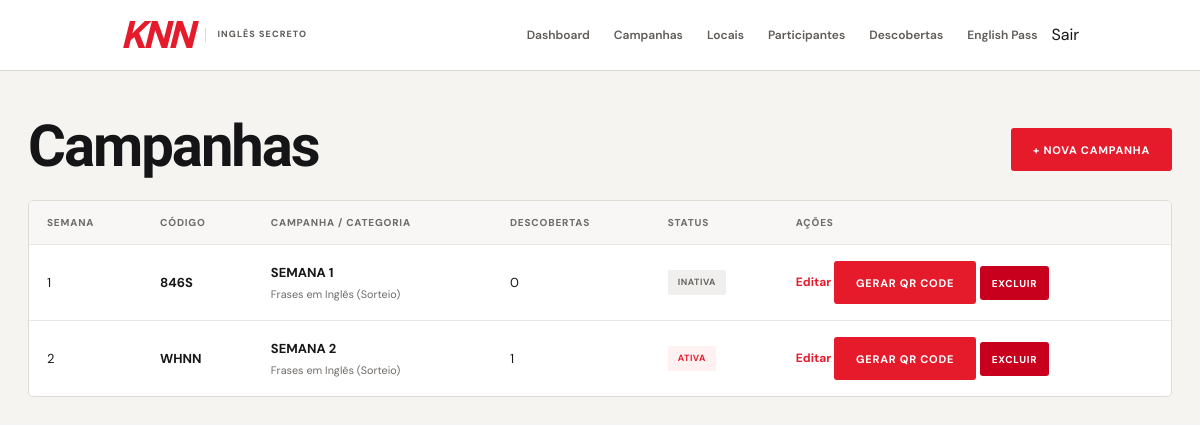
Screenshot of /admin/campanhas (signed in) with the database file from the repository.
### tables this page shows
CREATE TABLE campanhas (
            id INTEGER PRIMARY KEY AUTOINCREMENT,
            codigo TEXT NOT NULL UNIQUE,
            nome TEXT NOT NULL,
            semana INTEGER NOT NULL,
            frase TEXT NOT NULL,
            traducao TEXT NOT NULL,
            data_inicio TEXT,
            data_fim TEXT,
            ativa INTEGER NOT NULL DEFAULT 0,
            data_criacao TEXT NOT NULL DEFAULT CURRENT_TIMESTAMP
        , opcao_a TEXT, opcao_b TEXT, opcao_c TEXT, resposta_correta TEXT DEFAULT 'A');

### app.py (the view)
@app.route("/admin/campanhas")
@admin_required
def campanhas():
    connection = get_connection()
    lista = connection.execute(
        """
        SELECT
            campanhas.*,
            COUNT(descobertas.id) AS total_descobertas
        FROM campanhas
        LEFT JOIN descobertas
            ON descobertas.campanha_id = campanhas.id
        GROUP BY campanhas.id
        ORDER BY campanhas.semana
        """
    ).fetchall()
    connection.close()
    return render_template(
        "admin/campanhas.html",
        campanhas=lista
    )

### app.py (called while the page is built)
@app.before_request
def validar_tamanho_de_entrada():
    for field, value in request.form.items():
        limit = FIELD_MAX_LENGTHS.get(field, 2000)
        if len(value) > limit:
            return make_response("Um dos campos excede o tamanho permitido.", 413)

@app.before_request
def desativar_campanhas_expiradas():
    hoje = datetime.now().strftime("%Y-%m-%d")
    connection = get_connection()
    connection.execute(
        """
        UPDATE campanhas
        SET ativa = 0
        WHERE ativa = 1
          AND data_fim != ''
          AND data_fim IS NOT NULL
          AND data_fim < ?
        """,
        (hoje,)
    )
    connection.commit()
    connection.close()

def admin_required(function):
    @wraps(function)
    def decorated_function(*args, **kwargs):
        if not session.get("admin_logged"):
            return redirect(
                url_for("admin_login")
            )
        return function(*args, **kwargs)
    return decorated_function

### database.py (called while the page is built, shortened)
def get_connection():
    os.makedirs(os.path.dirname(os.path.abspath(DATABASE_PATH)), exist_ok=True)
    connection = sqlite3.connect(DATABASE_PATH)
    connection.row_factory = sqlite3.Row
    connection.execute("PRAGMA foreign_keys = ON")
    return connection

### templates/admin/campanhas.html (shortened to what this page needs)
{% extends "base.html" %}
{% block content %}
<div class="admin-header">
    <div>
        <h1>
            Campanhas
        </h1>
    </div>
    <a href="{{ url_for('nova_campanha') }}" class="btn btn-primary">
        + NOVA CAMPANHA
    </a>
</div>
<div class="table-container">
    <table>
        <thead>
            <tr>
                <th>
                    Semana
                </th>
                <th>
                    Código
                </th>
                <th>
                    Campanha / Categoria
                </th>
                <th>
                    Descobertas
                </th>
                <th>
                    Status
                </th>
                <th>
                    Ações
                </th>
            </tr>
        </thead>
        <tbody>
            {% for campanha in campanhas %}
            <tr>
                <td>
                    {{ campanha.semana }}
                </td>
                <td>
                    <strong>
                        {{ campanha.codigo }}
                    </strong>
                </td>
                <td>
                    <strong>
                        {{ campanha.nome or campanha.frase }}
                    </strong>
                    <small>
                        {% if campanha.categoria == 'jogos' %}Jogos Interativos{% else %}Frases em Inglês (Sorteio){% endif %}
                    </small>
                </td>
                <td>
                    {{ campanha.total_descobertas }}
                </td>
                <td>
                    {% if campanha.ativa %}
                    <span class="status active">
                        ATIVA
                    </span>
                    {% else %}
                    <span class="status">
                        INATIVA
                    </span>
                    {% endif %}
                </td>
                <td>
                    <a href="{{ url_for('editar_campanha', campanha_id=campanha.id) }}" class="table-link">
                        Editar
                    </a>
                    <a href="{{ url_for('gerenciar_qr', campanha_id=campanha.id) }}" class="btn btn-primary">
                        GERAR QR CODE
                    </a>
                    <form method="POST" action="{{ url_for('excluir_campanha', campanha_id=campanha.id) }}" style="display: inline-block;" onsubmit="return confirm('Tem certeza que deseja excluir esta campanha e todos os seus QR Codes?');">
                        <button type="submit" class="btn btn-danger" style="padding: 6px 12px; min-height: 34px; font-size: 10px;">EXCLUIR</button>
                    </form>
                </td>
            </tr>
            {% else %}
            <tr>
                <td colspan="6" class="empty-table">
                    Nenhuma campanha cadastrada.
                </td>
            </tr>
            {% endfor %}
        </tbody>
    </table>
</div>
{% endblock %}

### static/css/style.css (style rules this page uses)
:root { --knn-red: #ed1b2f; --knn-red-dark: #c9001d; --knn-red-deep: #a90018; --knn-red-light: #fff0f2; --black: #111111; --text: #171717; --text-soft: #5f5f5f; --muted: #858585; --white: #ffffff; --background: #f7f7f7; --surface: #ffffff; --border: #e7e7e7; --border-dark: #d5d5d5; --green: #159447; --green-light: #eaf8ef; --yellow: #f0a800; --yellow-light: #fff7df; --blue: var(--knn-red); --blue-dark: var(--knn-red-dark); --blue-light: var(--knn-red-light); --red: var(--knn-red); --red-dark: var(--knn-red-dark); --pink: #ff3150; --pink-light: #fff0f2; --max-width: 1180px; --radius-sm: 8px; --radius-md: 14px; --radius-lg: 20px; --shadow-sm: 0 2px 10px rgba(0, 0, 0, 0.06); --shadow-md: 0 8px 30px rgba(0, 0, 0, 0.08); }
* { box-sizing: border-box; margin: 0; padding: 0; }
html { scroll-behavior: smooth; }
body { min-height: 100vh; font-family: "DM Sans", Arial, sans-serif; font-size: 16px; line-height: 1.5; color: var(--text); background: var(--background); -webkit-font-smoothing: antialiased; }
a { color: inherit; text-decoration: none; }
button, input, select, textarea { font: inherit; }
button { cursor: pointer; }
.btn { display: inline-flex; align-items: center; justify-content: center; min-height: 48px; padding: 12px 22px; border: 0; border-radius: 999px; font-size: 15px; font-weight: 700; transition: transform 0.2s ease, box-shadow 0.2s ease, background 0.2s ease; }
.btn-primary { background: var(--knn-red); color: var(--white); box-shadow: 0 7px 18px rgba(237, 27, 47, 0.2); }
.btn-danger { background: var(--knn-red-dark); color: var(--white); }
.admin-header { display: flex; align-items: flex-end; justify-content: space-between; gap: 24px; margin-bottom: 32px; }
.admin-header h1 { font-size: clamp(32px, 5vw, 48px); line-height: 1; letter-spacing: -2px; font-weight: 800; }
.table-container { width: 100%; overflow-x: auto; }
table { width: 100%; border-collapse: collapse; text-align: left; }
table th { padding: 14px 18px; border-bottom: 1px solid var(--border); background: #fafafa; color: var(--text-soft); font-size: 12px; font-weight: 800; text-transform: uppercase; letter-spacing: 0.5px; white-space: nowrap; }
table td { padding: 16px 18px; border-bottom: 1px solid var(--border); color: var(--text); vertical-align: middle; }
table tr:last-child td { border-bottom: 0; }
table tbody tr { transition: background 0.15s ease; }
.status { display: inline-flex; align-items: center; justify-content: center; min-height: 28px; padding: 4px 10px; border-radius: 999px; font-size: 12px; font-weight: 700; }
.status.active, .status.success { background: var(--green-light); color: var(--green); }
.table-link { color: var(--knn-red); font-weight: 700; }

### static/css/public.css (style rules this page uses)
:root { --p-red: #e51b2b; --p-red-dark: #bb1020; --p-ink: #141416; --p-cream: #f7f5f1; --p-line: #dedbd5; --p-muted: #68666a; }

### static/css/admin.css (style rules this page uses)
.admin-page { --admin-red: #e51b2b; --admin-ink: #151517; --admin-paper: #f5f4f1; --admin-line: #dedbd5; --admin-muted: #6f6c69; background: var(--admin-paper); color: var(--admin-ink); font-family: "DM Sans", Arial, sans-serif; }
.admin-page .btn { min-height: 43px; border-radius: 3px; font-size: 11px; letter-spacing: .07em; }
.admin-page .btn-primary { background: var(--admin-red); box-shadow: none; }
.admin-page .admin-header { margin-bottom: 29px; }
.admin-page .admin-header h1 { font: 800 clamp(40px, 5vw, 58px)/.85 "Barlow Condensed", Impact, sans-serif; letter-spacing: -.035em; }
.admin-page .table-container, .admin-page .admin-section { border: 1px solid var(--admin-line); border-radius: 5px; background: #fff; box-shadow: none; }
.admin-page table th { background: #f8f7f5; color: var(--admin-muted); font-size: 10px; letter-spacing: .08em; }
.admin-page table td { font-size: 13px; }
.admin-page table td small { display: block; margin-top: 3px; color: var(--admin-muted); }
.admin-page .status { min-height: 25px; border-radius: 2px; background: #f0efed; color: #68645f; font-size: 9px; letter-spacing: .06em; }
.admin-page .status.active, .admin-page .status.pass { background: #fff0f1; color: var(--admin-red); }
.admin-page .table-link { color: var(--admin-red); font-size: 12px; }

### rows the page displays
campanhas: semana "1", codigo "846S", nome "SEMANA 1", categoria "Frases em Inglês (Sorteio)", total_descobertas "0", shows "INATIVA"
campanhas: semana "2", codigo "WHNN", nome "SEMANA 2", categoria "Frases em Inglês (Sorteio)", total_descobertas "1", shows "ATIVA"
